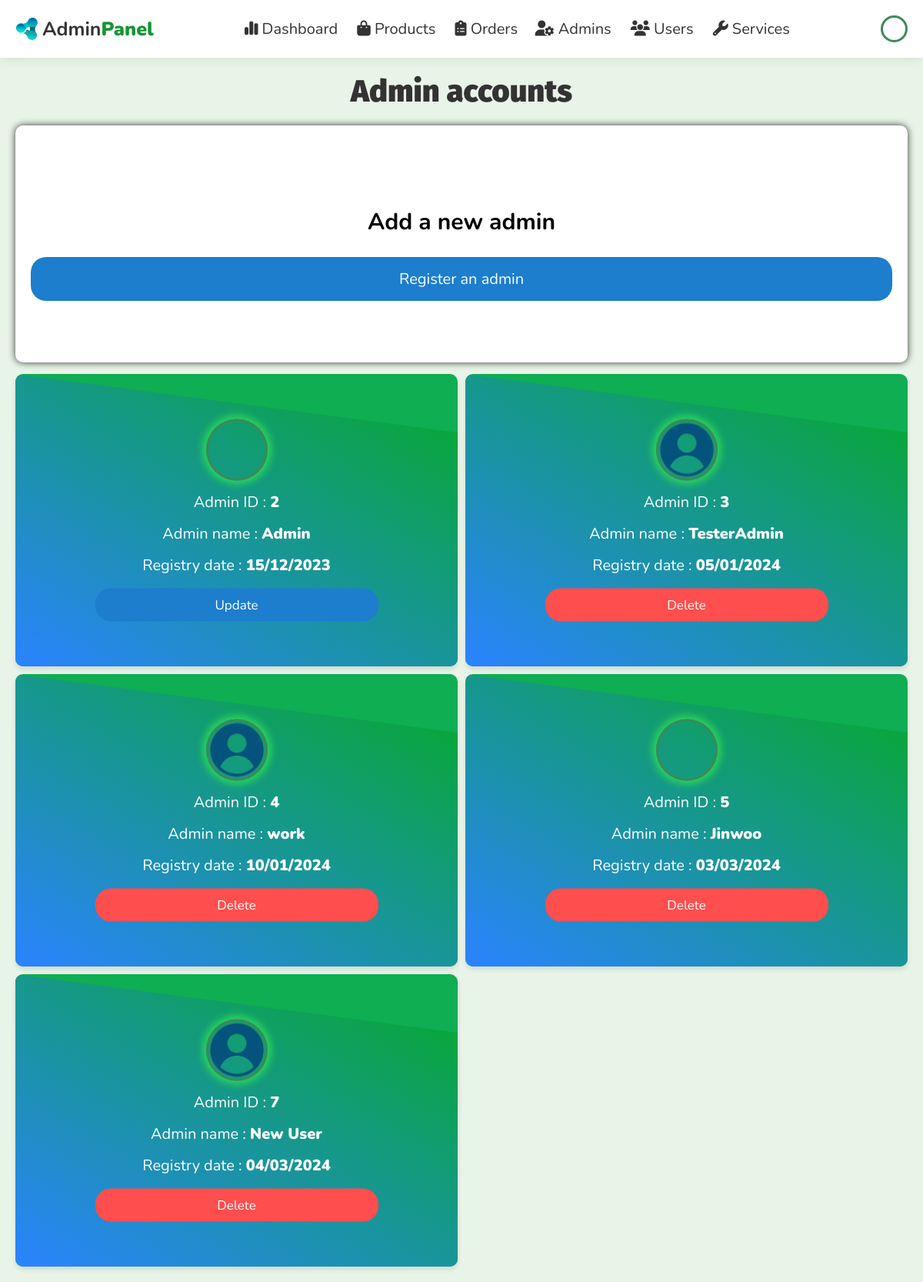
Page /admin/admin_accounts.php (signed in) on the committed database.
### tables this page shows
CREATE TABLE `users` (
  `id` int(100) NOT NULL,
  `name` varchar(100) NOT NULL,
  `email` varchar(100) NOT NULL,
  `password` varchar(50) NOT NULL,
  `isAdmin` tinyint(1) NOT NULL DEFAULT 0,
  `avatar` text NOT NULL DEFAULT 'default.png',
  `reg_date` date DEFAULT current_timestamp()
);

### admin/admin_accounts.php (the view, shortened to what this page needs)
<?php
include '../components/connect.php';
if (isset($_SESSION['admin_id'])) {
  $admin_id = $_SESSION['admin_id'];
} else {
  $admin_id = '';
  header('Location: user_login.php');
};
?>
<!DOCTYPE html>
<html lang="en">
<head>
  <link rel="stylesheet" href="https://cdnjs.cloudflare.com/ajax/libs/font-awesome/6.1.1/css/all.min.css">
  <link rel="stylesheet" href="../css/admin_style.css">
  <link rel="stylesheet" href="../css/global.css">
</head>
<body style="height: auto;">
  <?php include '../components/admin_header.php'; ?>
  <?php
  $select_admin_exists = $conn->prepare("SELECT id FROM `users` WHERE id = ? AND isAdmin = 1");
  $select_admin_exists->execute([$admin_id]);
  if ($select_admin_exists->rowCount() == 0) {
    header("Location: admin_login.php");
  } else {
  ?>
    <section class="accounts">
      <h1 class="heading">Admin accounts</h1>
      <div class="new-admin-container">
        <div id="add-new-admin">
          <p>Add a new admin</p>
          <a href="register_admin.php" class="option-btn">Register an admin</a>
        </div>
      </div>
      <div class="box-container">
        <?php
        $select_accounts = $conn->prepare("SELECT * FROM `users` WHERE isAdmin = 1");
        $select_accounts->execute();
        if ($select_accounts->rowCount() > 0) {
          while ($fetch_accounts = $select_accounts->fetch(PDO::FETCH_ASSOC)) {
        ?>
            <div class="user-card">
              <div class="after"></div>
              <div class="user-info">
                <div style="margin-bottom: 0.7rem; border: 3px solid #3b8a59; display: inline-block; width: 80px; height: 80px; border-radius: 50%; background-image: url('../uploaded_img/user_avatar/<?= $fetch_accounts['avatar'] ?>'); background-size: cover; box-shadow: 0 0 10px 5px #2ad45b; "></div>
                <p> Admin ID : <span><?= $fetch_accounts['id']; ?></span> </p>
                <p> Admin name : <span><?= $fetch_accounts['name']; ?></span> </p>
                <p> Registry date : <span><?= date('d/m/Y', strtotime($fetch_accounts['reg_date'])); ?></span></p>
                <div class="flex-btn">
                  <?php
                  if ($fetch_accounts['id'] == $admin_id) {
                    echo '<a href="update_profile.php" class="option-btn">Update</a>';
                  }
                  ?>
                  <?php
                  if ($fetch_accounts['id'] != $admin_id && $fetch_accounts['id'] != 2) {
                    echo '<a href="admin_accounts.php?delete=' . $fetch_accounts['id'] . '" onclick="return confirm(\'Delete this account?\')" class="delete-btn">Delete</a>';
                  }
                  ?>
                </div>
              </div>
            </div>
        <?php
          }
        } else {
          echo '<p class="empty">There are currently no available admin accounts</p>';
        }
        ?>
      </div>
    </section>
  <?php
  }
  ?>
</body>
</html>

### components/admin_header.php (shortened to what this page needs)
<header class="header">
  <section class="flex">
    <div class="logo">
      <img src="../images/influxify-logo.ico" alt="logo" style="width: 30px;">
      <a href="../admin/dashboard.php">Admin<span>Panel</span></a>
    </div>
    <nav class="navbar">
      <a href="../admin/dashboard.php">
        <i class="fa-solid fa-chart-simple"></i> Dashboard
      </a>
      <a href="../admin/products.php">
        <i class="fas fa-shopping-bag"></i> Products
      </a>
      <a href="../admin/placed_orders.php">
        <i class="fa-solid fa-clipboard-list"></i> Orders</a>
      <a href="../admin/admin_accounts.php">
        <i class="fas fa-user-cog"></i> Admins
      </a>
      <a href="../admin/users_accounts.php">
        <i class="fas fa-users"></i> Users
      </a>
      <a href="../admin/services.php">
        <i class="fa-solid fa-wrench"></i> Services
      </a>
    </nav>
    <div class="icons">
      <?php
      $admin_avatar = $conn->prepare("SELECT `avatar` FROM `users` WHERE id = ?");
      $admin_avatar->execute([$admin_id]);
      $avatar_result = $admin_avatar->fetchColumn();
      $admin_name = $conn->prepare("SELECT `name` FROM `users` WHERE id = ?");
      $admin_name->execute([$admin_id]);
      $name_result = $admin_name->fetchColumn();
      if ($admin_id && !empty($avatar_result)) {
        $user_image = $avatar_result;
      } else {
        $user_image = "default.png";
      }
      ?>
      <div id="admin-btn" style="border: 3px solid #3b8a59; margin: 0; display: inline-block; width: 35px; height: 35px; border-radius: 50%; background-image: url('../uploaded_img/user_avatar/<?= $user_image ?>'); background-size: cover; " title="<?= $name_result; ?>"></div>
    </div>
  </section>
</header>

### css/admin_style.css (style rules this page uses)
.accounts { background: var(--body); min-height: 100%; transition: 0.5s ease; }
.accounts .box-container { width: 100%; display: grid; grid-template-columns: repeat(auto-fit, minmax(calc(33.33% - 10px), 1fr)); grid-gap: 10px; }
.accounts .box-container > div { width: 100%; margin: 0; }
@media screen and (max-width: 1200px) { .accounts .box-container { grid-template-columns: repeat(auto-fit, minmax(calc(50% - 10px), 1fr)); } }
.accounts .box-container .user-card { position: relative; height: 380px; border-radius: 10px; overflow: hidden; box-shadow: 0 4px 6px rgba(0, 0, 0, 0.1); background-color: #0fae52; display: flex; justify-content: center; align-items: center; transition: 0.5s ease; }
@media screen and (max-width: 1200px) { .accounts .box-container { justify-content: space-around; } }
.accounts .box-container .user-card .user-info { display: flex; align-items: center; flex-direction: column; width: 80%; }
.accounts .box-container .user-card .user-info > * { width: 80%; }
#add-new-admin { padding: 10px; padding-top: 0.5rem; border-radius: var(--border-radius); text-align: center; background-color: var(--white); box-shadow: 0 0 10px var(--black); }
.accounts .box-container .user-info p { font-size: 2rem; color: var(--light-color); margin: 0.7rem 0; }
.accounts .box-container .user-info p span { color: var(--white); }
.after { content: ""; position: absolute; top: 0; left: 0; width: 100%; height: 100%; transition: 0.5s ease; background: linear-gradient(-150deg, #05aa26, #2a83ff); clip-path: polygon(0 0, 100% 20%, 100% 100%, 0 100%); }
.user-info { position: absolute; top: 50%; left: 50%; transform: translate(-50%, -50%); text-align: center; color: #fff; z-index: 1; transition: 0.5s ease; }
.new-admin-container { width: 100%; display: flex; flex-direction: row; justify-content: center; align-items: center; margin-bottom: 1.5rem; }
#add-new-admin { width: 100%; padding: 8rem 2rem; }
#add-new-admin p { font-weight: bolder; font-size: 3rem; color: var(--light-color); margin: 2.5rem 0; }
#add-new-admin a { font-size: 2rem; padding: 1.5rem; }

### rows in the picture
users: id "2", name "Admin", reg_date "15/12/2023", shows "Update"
users: avatar (picture), id "3", name "TesterAdmin", reg_date "05/01/2024"
users: avatar (picture), id "4", name "work", reg_date "10/01/2024"
users: id "5", name "Jinwoo", reg_date "03/03/2024"
users: avatar (picture), id "7", name "New User", reg_date "04/03/2024"
